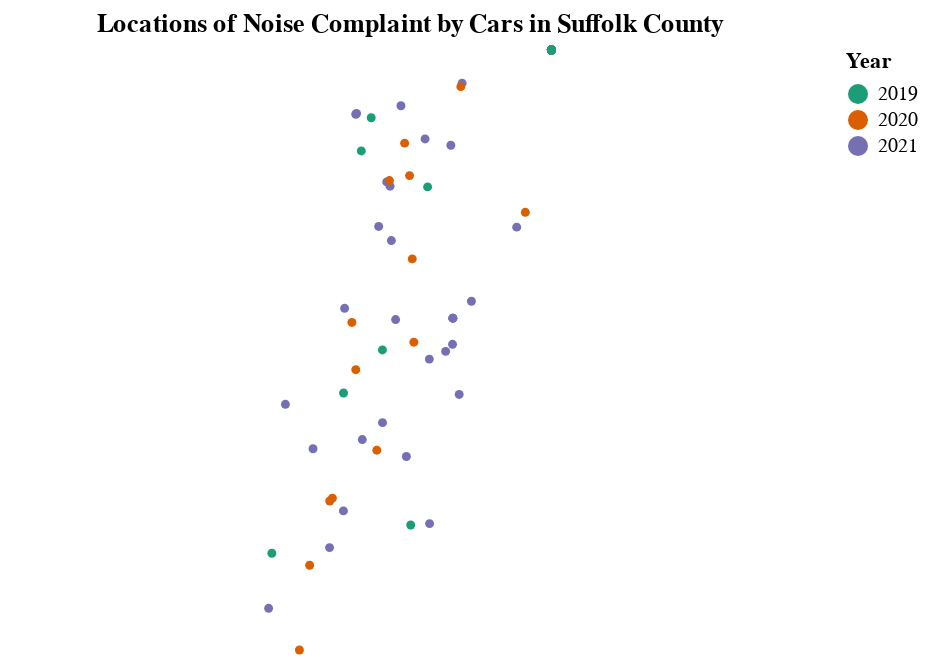

Write notebook code for a chart like this one.
### Code cell
selection = alt.selection_multi(fields=['Year'], bind='legend') 

points = alt.Chart(df, title = "Locations of Noise Complaint by Cars in Suffolk County").mark_circle().encode(
    latitude="latitude:Q",
    longitude="longitude:Q",
    size=alt.value(20),
    color = alt.Color('Year:O', scale=alt.Scale(scheme='dark2')),
    tooltip="location_street_name", 
    opacity = alt.condition(selection, alt.value(1), alt.value(0))
).add_selection(
    selection
)
points
